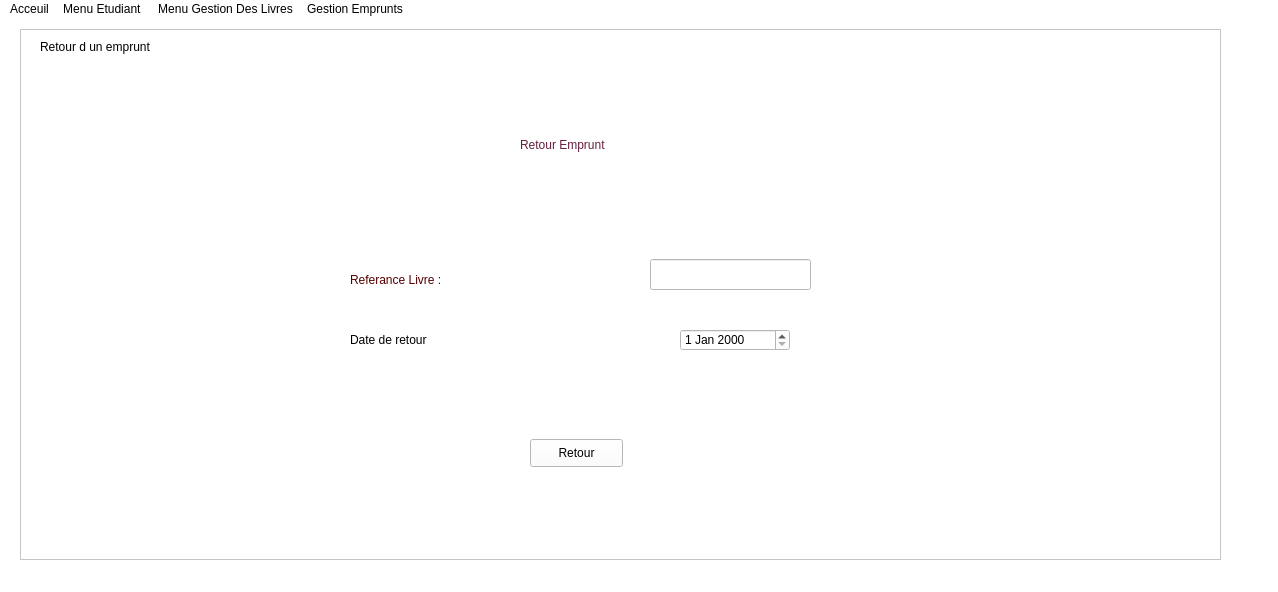
<?xml version="1.0" encoding="UTF-8"?>
<ui version="4.0">
 <class>MainWindow</class>
 <widget class="QMainWindow" name="MainWindow">
  <property name="geometry">
   <rect>
    <x>0</x>
    <y>0</y>
    <width>1278</width>
    <height>592</height>
   </rect>
  </property>
  <property name="windowTitle">
   <string>MainWindow</string>
  </property>
  <property name="styleSheet">
   <string notr="true">color :rgb(0, 0, 0);
font: 87 9pt &quot;Neue Haas Grotesk Text Pro Blac&quot;;
background-color:rgb(255, 255, 255);


</string>
  </property>
  <widget class="QWidget" name="centralwidget">
   <widget class="QFrame" name="frame">
    <property name="geometry">
     <rect>
      <x>20</x>
      <y>10</y>
      <width>1201</width>
      <height>531</height>
     </rect>
    </property>
    <property name="frameShape">
     <enum>QFrame::StyledPanel</enum>
    </property>
    <property name="frameShadow">
     <enum>QFrame::Raised</enum>
    </property>
    <widget class="QLabel" name="label_2">
     <property name="geometry">
      <rect>
       <x>20</x>
       <y>10</y>
       <width>411</width>
       <height>16</height>
      </rect>
     </property>
     <property name="text">
      <string>Retour d un emprunt</string>
     </property>
    </widget>
    <widget class="QLabel" name="label_9">
     <property name="geometry">
      <rect>
       <x>500</x>
       <y>70</y>
       <width>171</width>
       <height>91</height>
      </rect>
     </property>
     <property name="styleSheet">
      <string notr="true">font: 87 12pt &quot;Verdana Pro Cond Black&quot;;
color:rgb(101, 30, 62);</string>
     </property>
     <property name="text">
      <string>Retour Emprunt</string>
     </property>
    </widget>
    <widget class="QLineEdit" name="lineEdit_3">
     <property name="geometry">
      <rect>
       <x>630</x>
       <y>230</y>
       <width>161</width>
       <height>31</height>
      </rect>
     </property>
    </widget>
    <widget class="QLabel" name="label_4">
     <property name="geometry">
      <rect>
       <x>330</x>
       <y>210</y>
       <width>261</width>
       <height>81</height>
      </rect>
     </property>
     <property name="styleSheet">
      <string notr="true">color: rgb(85, 0, 0);</string>
     </property>
     <property name="text">
      <string>Referance Livre :</string>
     </property>
    </widget>
    <widget class="QLabel" name="label_3">
     <property name="geometry">
      <rect>
       <x>330</x>
       <y>270</y>
       <width>261</width>
       <height>81</height>
      </rect>
     </property>
     <property name="text">
      <string>Date de retour</string>
     </property>
    </widget>
    <widget class="QPushButton" name="pushButton">
     <property name="geometry">
      <rect>
       <x>510</x>
       <y>410</y>
       <width>93</width>
       <height>28</height>
      </rect>
     </property>
     <property name="text">
      <string>Retour</string>
     </property>
    </widget>
    <widget class="QDateEdit" name="dateEdit">
     <property name="geometry">
      <rect>
       <x>660</x>
       <y>300</y>
       <width>110</width>
       <height>22</height>
      </rect>
     </property>
    </widget>
   </widget>
  </widget>
  <widget class="QMenuBar" name="menubar">
   <property name="geometry">
    <rect>
     <x>0</x>
     <y>0</y>
     <width>1278</width>
     <height>25</height>
    </rect>
   </property>
   <widget class="QMenu" name="menuAcceuil">
    <property name="title">
     <string>Acceuil</string>
    </property>
   </widget>
   <widget class="QMenu" name="menuMenu_Etudiant">
    <property name="title">
     <string>Menu Etudiant </string>
    </property>
    <widget class="QMenu" name="menuMise_a_jour_Etudiant">
     <property name="title">
      <string>Mise a jour Etudiant</string>
     </property>
     <addaction name="actionAjouter_Etudiant"/>
     <addaction name="separator"/>
     <addaction name="actionSupprimer_Etudiant"/>
     <addaction name="separator"/>
     <addaction name="actionModifier_Etudiant"/>
    </widget>
    <widget class="QMenu" name="menuRecherche_et_Affichage">
     <property name="title">
      <string>Recherche et Affichage</string>
     </property>
     <addaction name="actionContenue_du_dictionnaire_Etudiant"/>
     <addaction name="separator"/>
     <addaction name="actionRecherche_par_numero_inscription"/>
    </widget>
    <addaction name="menuMise_a_jour_Etudiant"/>
    <addaction name="separator"/>
    <addaction name="menuRecherche_et_Affichage"/>
   </widget>
   <widget class="QMenu" name="menuMenu_Gestion_Des_Livres">
    <property name="title">
     <string>Menu Gestion Des Livres</string>
    </property>
    <widget class="QMenu" name="menuMise_a_jour">
     <property name="title">
      <string>Mise a jour</string>
     </property>
     <addaction name="actionAjouter_un_nouvel_Livre"/>
     <addaction name="actionSupprimer"/>
     <addaction name="actionModifier_nombre_d_exemplaires_d_un_Livre"/>
    </widget>
    <widget class="QMenu" name="menuRecherche_et_Affichage_2">
     <property name="title">
      <string>Recherche et Affichage</string>
     </property>
     <addaction name="actionContenue_du_dictionnaire_livre"/>
     <addaction name="actionRecherche_par_Referance"/>
    </widget>
    <addaction name="menuMise_a_jour"/>
    <addaction name="menuRecherche_et_Affichage_2"/>
   </widget>
   <widget class="QMenu" name="menuGestion_Emprunts">
    <property name="title">
     <string>Gestion Emprunts</string>
    </property>
    <widget class="QMenu" name="menuMise_a_jour_2">
     <property name="title">
      <string>Mise a jour</string>
     </property>
     <addaction name="actionAjouter_un_nouvel_emprunt"/>
     <addaction name="actionRetour_d_un_emprunt"/>
     <addaction name="actionSupprimer_d_un_emprunt"/>
     <addaction name="actionModifier_Emprunt"/>
    </widget>
    <widget class="QMenu" name="menuRecherche_Affichage">
     <property name="title">
      <string>Recherche ,Affichage</string>
     </property>
     <addaction name="actionContenu_du_dictionnaire_emprunt"/>
     <addaction name="actionRecherche_emprunt_par_livre"/>
    </widget>
    <addaction name="menuMise_a_jour_2"/>
    <addaction name="menuRecherche_Affichage"/>
   </widget>
   <addaction name="menuAcceuil"/>
   <addaction name="menuMenu_Etudiant"/>
   <addaction name="menuMenu_Gestion_Des_Livres"/>
   <addaction name="menuGestion_Emprunts"/>
  </widget>
  <widget class="QStatusBar" name="statusbar"/>
  <action name="actionAjouter_Etudiant">
   <property name="checkable">
    <bool>false</bool>
   </property>
   <property name="text">
    <string>Ajouter Etudiant</string>
   </property>
  </action>
  <action name="actionEtudiant_Donnee">
   <property name="text">
    <string>Etudiant Donnee</string>
   </property>
  </action>
  <action name="actionUne_Section_Donnee">
   <property name="text">
    <string>Une Section Donnee</string>
   </property>
  </action>
  <action name="actionUn_Niveau_Donnee">
   <property name="text">
    <string>Un Niveau Donnee</string>
   </property>
  </action>
  <action name="actionSection_et_Niveau">
   <property name="text">
    <string>Section et Niveau</string>
   </property>
  </action>
  <action name="actionTel">
   <property name="text">
    <string>Tel</string>
   </property>
  </action>
  <action name="actionMail">
   <property name="text">
    <string>Mail</string>
   </property>
  </action>
  <action name="actionAdresse">
   <property name="text">
    <string>Adresse</string>
   </property>
  </action>
  <action name="actionContenue_du_dictionnaire_Etudiant">
   <property name="text">
    <string>Afficher les Etudiants</string>
   </property>
  </action>
  <action name="actionRecherche_par_numero_inscription">
   <property name="text">
    <string>Recherche</string>
   </property>
  </action>
  <action name="actionRecherche_par_section">
   <property name="text">
    <string>Recherche par section</string>
   </property>
  </action>
  <action name="actionRecherche_par_section_et_Niveau">
   <property name="text">
    <string>Recherche par section et Niveau </string>
   </property>
  </action>
  <action name="actionRecherche_par_Niveau">
   <property name="text">
    <string>Recherche par Niveau</string>
   </property>
  </action>
  <action name="actionAjouter_un_nouvel_Livre">
   <property name="text">
    <string>Ajouter un nouvel Livre</string>
   </property>
  </action>
  <action name="actionModifier_nombre_d_exemplaires_d_un_Livre">
   <property name="text">
    <string>Modifier nombre d exemplaires d un Livre</string>
   </property>
  </action>
  <action name="actionLivre_donnee">
   <property name="text">
    <string>Livre donnee</string>
   </property>
  </action>
  <action name="actionLivres_d_un_auteur">
   <property name="text">
    <string>Livres d un auteur</string>
   </property>
  </action>
  <action name="actionLivres_d_une_annee_donnee">
   <property name="text">
    <string>Livres d une annee donnee</string>
   </property>
  </action>
  <action name="actionContenue_du_dictionnaire_livre">
   <property name="text">
    <string>Afficher Les Livres</string>
   </property>
  </action>
  <action name="actionRecherche_par_Referance">
   <property name="text">
    <string>Rechercher</string>
   </property>
  </action>
  <action name="actionRecherche_par_titre">
   <property name="text">
    <string>Recherche par titre</string>
   </property>
  </action>
  <action name="actionRecherche_par_annee_edition_donne">
   <property name="text">
    <string>Recherche par annee edition donne</string>
   </property>
  </action>
  <action name="actionRecherche_et_Affichage_des_livres_par_ordre_alphabetique">
   <property name="text">
    <string>Recherche et Affichage des livres par ordre alphabetique</string>
   </property>
  </action>
  <action name="actionAjouter_un_nouvel_emprunt">
   <property name="text">
    <string>Ajouter un nouvel emprunt</string>
   </property>
  </action>
  <action name="actionRetour_d_un_emprunt">
   <property name="text">
    <string>Retour d un emprunt</string>
   </property>
  </action>
  <action name="actionSupprimer_d_un_emprunt">
   <property name="text">
    <string>Supprimer d un emprunt</string>
   </property>
  </action>
  <action name="actionDate_emprunt">
   <property name="text">
    <string>Date emprunt</string>
   </property>
  </action>
  <action name="actionDate_Retour">
   <property name="text">
    <string>Date Retour</string>
   </property>
  </action>
  <action name="actionContenu_du_dictionnaire_emprunt">
   <property name="text">
    <string>Afficher Les Emprunts</string>
   </property>
  </action>
  <action name="actionRecherche_emprunt_par_livre">
   <property name="text">
    <string>Recherche</string>
   </property>
  </action>
  <action name="actionRecherche_emprunt_par_etudiant">
   <property name="text">
    <string>Recherche emprunt par etudiant</string>
   </property>
  </action>
  <action name="actionRecherche_livres_empruntee_a_une_date_donnee">
   <property name="text">
    <string>Recherche livres empruntee a une date donnee</string>
   </property>
  </action>
  <action name="actionRecherche_livres_retournee_a_une_date_donne">
   <property name="text">
    <string>Recherche livres retournee a une date donne</string>
   </property>
  </action>
  <action name="actionRecherche_livres_empruntee_entre_2_dates_donnee">
   <property name="text">
    <string>Recherche livres empruntee entre 2 dates donnee</string>
   </property>
  </action>
  <action name="actionRecherche_livres_retournee_entre_2_date_donne">
   <property name="text">
    <string>Recherche livres retournee entre 2 date donne</string>
   </property>
  </action>
  <action name="actionSupprimer_Etudiant">
   <property name="text">
    <string>Supprimer Etudiant</string>
   </property>
  </action>
  <action name="actionModifier_Etudiant">
   <property name="text">
    <string>Modifier Etudiant</string>
   </property>
  </action>
  <action name="actionMenu_Acceuil">
   <property name="text">
    <string>Menu Acceuil</string>
   </property>
  </action>
  <action name="actionRecuperation_des_donnee">
   <property name="text">
    <string>Recuperer les donnee</string>
   </property>
  </action>
  <action name="actionEnregistrer_Ficher_Livres">
   <property name="text">
    <string>Enregistrer Ficher Livres</string>
   </property>
  </action>
  <action name="actionEnregistrer_Ficher_Emprunt">
   <property name="text">
    <string>Enregistrer Ficher Emprunt</string>
   </property>
  </action>
  <action name="actionRecuperer_Ficher_Etudiant">
   <property name="text">
    <string>Recuperer Ficher Etudiant</string>
   </property>
  </action>
  <action name="actionRecuperer_Ficher_Livres">
   <property name="text">
    <string>Recuperer Ficher Livres</string>
   </property>
  </action>
  <action name="actionRecuperer_Ficher_Emprunt">
   <property name="text">
    <string>Recuperer Ficher Emprunt</string>
   </property>
  </action>
  <action name="actionSupprimer">
   <property name="text">
    <string>Supprimer</string>
   </property>
  </action>
  <action name="actionModifier_Emprunt">
   <property name="text">
    <string>Modifier Emprunt</string>
   </property>
  </action>
 </widget>
 <resources/>
 <connections/>
</ui>
